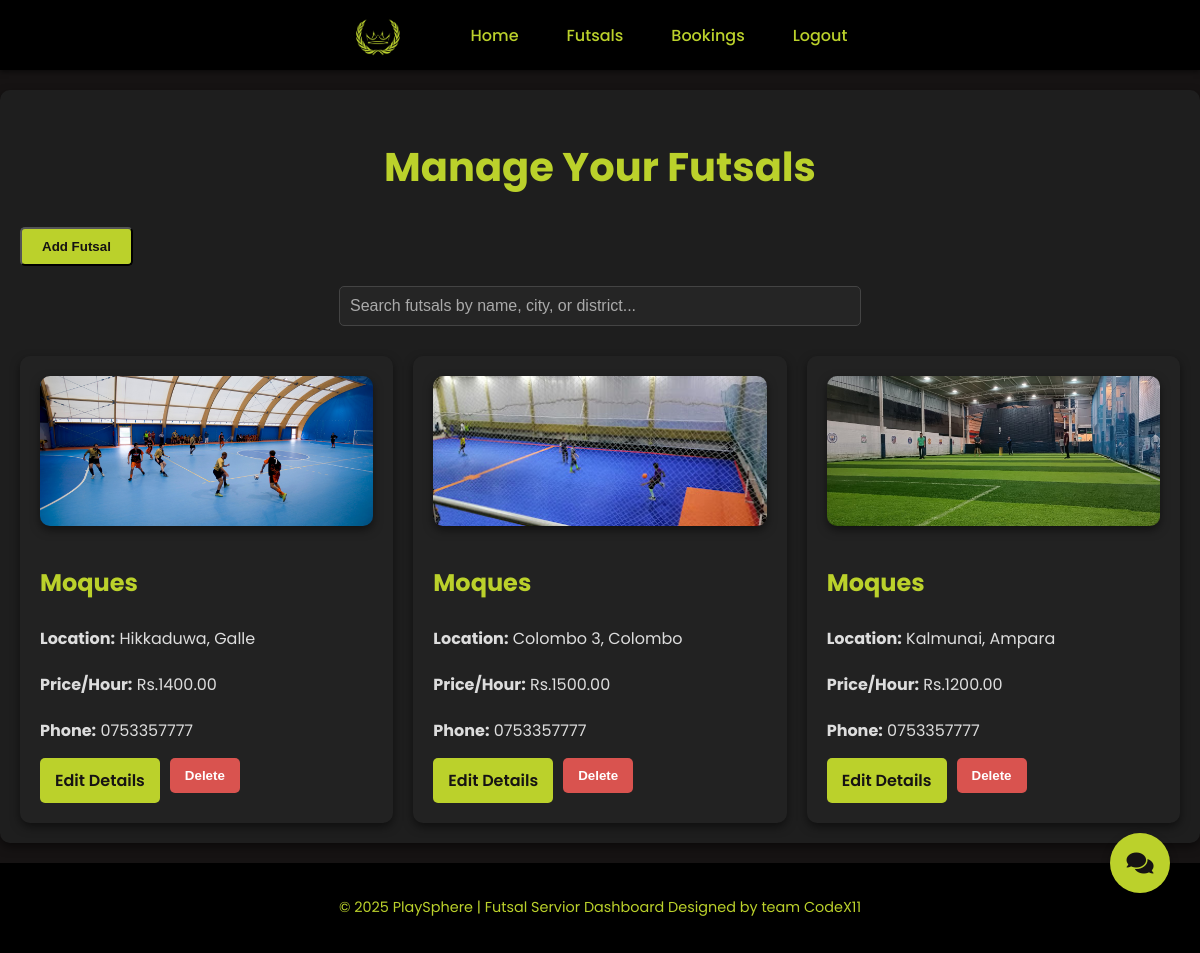
The page /staff/futsal.php (signed in) on the database as committed earlier.
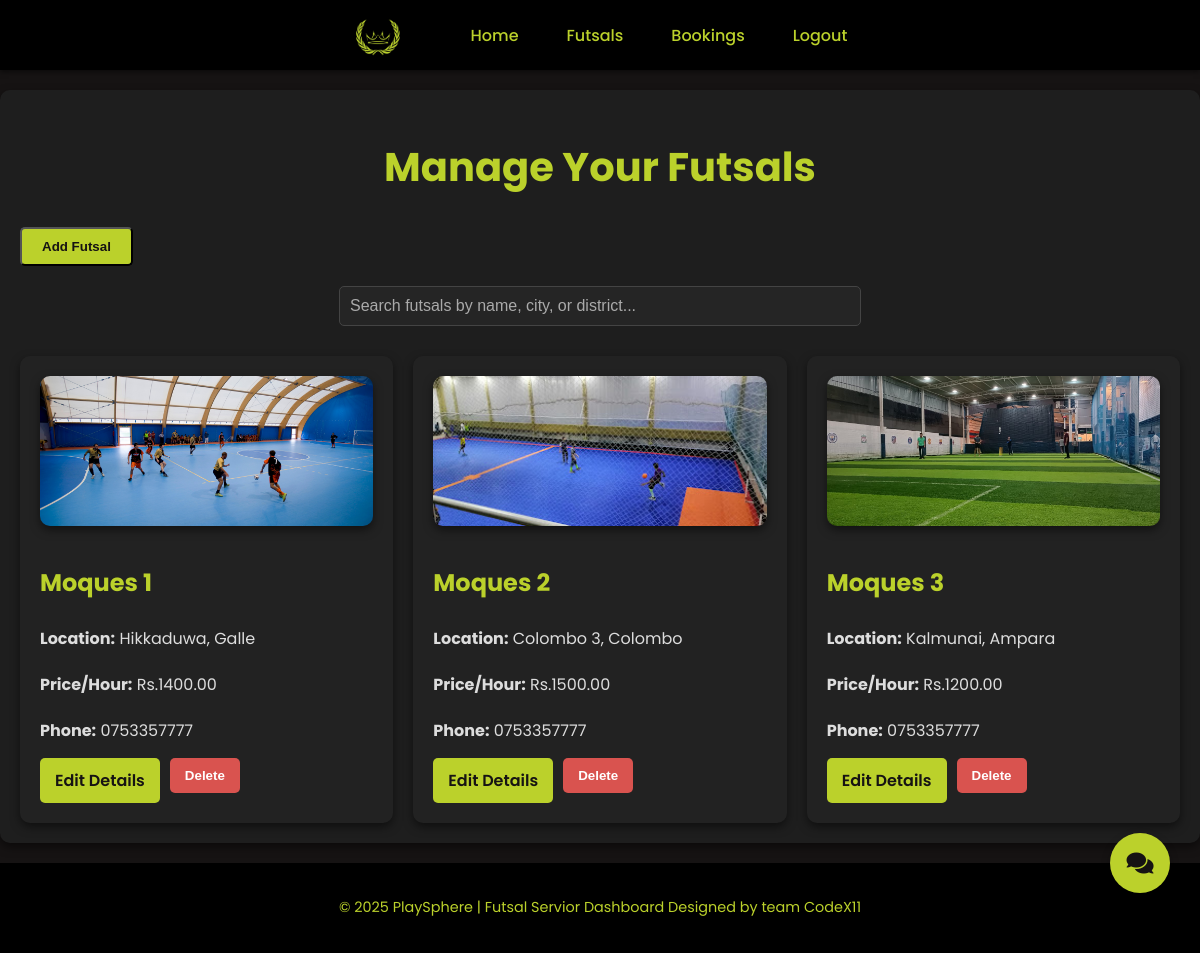
The same page on the database as committed later.
### tables this page shows
CREATE TABLE IF NOT EXISTS `futsals` (
  `id` int NOT NULL AUTO_INCREMENT,
  `owner_id` int NOT NULL,
  `name` varchar(100) NOT NULL,
  `location` varchar(255) NOT NULL,
  `price_per_hour` decimal(10,2) NOT NULL,
  `description` text,
  `image` varchar(255) DEFAULT NULL,
  `created_at` timestamp NULL DEFAULT CURRENT_TIMESTAMP,
  PRIMARY KEY (`id`),
  KEY `owner_id` (`owner_id`)
);

### staff/futsal.php (the view, shortened to what this page needs)
<?php
require 'db.php';
$staffId = $_SESSION['user_id'];
$stmt = $pdo->prepare("SELECT * FROM futsals WHERE owner_id = ?");
$stmt->execute([$staffId]);
$futsals = $stmt->fetchAll(PDO::FETCH_ASSOC);
?>
<!DOCTYPE html>
<html lang="en">
<head>
    <link href="https://cdnjs.cloudflare.com/ajax/libs/font-awesome/5.15.4/css/all.min.css" rel="stylesheet">
    <link href="Styles/futsal.css" rel="stylesheet">
</head>
<body>
<nav class="hero-nav">
    <img class="logo" src="../images/logoA.png" alt="Logo">
    <a href="staff.php">Home</a>
    <a href="futsal.php">Futsals</a>
    <a href="futsalBookings.php">Bookings</a>
    <a href="../logout.php">Logout</a>
</nav>
<div class="container">
    <h1>Manage Your Futsals</h1>
    <button id="add-futsal-btn" onclick="toggleForm()">Add Futsal</button>
<div class="search-container">
        <input
            type="text"
            id="search-bar"
            placeholder="Search futsals by name, city, or district..."
            oninput="filterFutsals()"
        />
    </div>
     <div id="futsal-list" class="futsal-list">
        <?php if ($futsals): ?>
            <?php foreach ($futsals as $futsal): ?>
                <div class="futsal-card" data-search="<?= strtolower(htmlspecialchars($futsal['name'])) . ' ' . strtolower(htmlspecialchars($futsal['location'])) ?>">
                    <img src="../<?= htmlspecialchars($futsal['image']) ?>" alt="Futsal Image">
                    <h3><?= htmlspecialchars($futsal['name']) ?></h3>
                    <p><strong>Location:</strong> <?= htmlspecialchars($futsal['location']) ?></p>
                    <p><strong>Price/Hour:</strong> Rs.<?= htmlspecialchars($futsal['price_per_hour']) ?></p>
                    <p><strong>Phone:</strong> <?= htmlspecialchars($futsal['description']) ?></p>
                    <div class="card-actions">
                        <a href="edit_futsal.php?id=<?= $futsal['id'] ?>" class="edit-btn">Edit Details</a>
                        <form action="delete_futsal.php" method="post" onsubmit="return confirm('Are you sure you want to delete this futsal?');" class="delete-form">
                            <button type="submit" class="delete-btn">Delete</button>
                        </form>
                    </div>
                </div>
            <?php endforeach; ?>
        <?php else: ?>
            <p>No futsals added yet.</p>
        <?php endif; ?>
    </div>
</div>
<footer class="footer">
    <p>&copy; 2025 PlaySphere | Futsal Servior Dashboard Designed by team <a href="mailto:co.dex11@hotmail.com">CodeX11</a></p>
</footer>
<button id="contactUsBtn" class="floating-btn">
        <i class="fas fa-comments"></i>
    </button>
</body>
</html>

### staff/Styles/futsal.css (style rules this page uses)
html { scroll-behavior: smooth; }
* { scrollbar-width: thin; scrollbar-color: #307e1a #1e1e1e; }
body { font-family: 'Poppins', sans-serif; margin: 0; padding: 0; background-color: #161313; color: #fff; }
.container { max-width: 1200px; margin: 40px auto; padding: 20px; background-color: #1e1e1e; border-radius: 10px; box-shadow: 0 4px 15px rgba(0, 0, 0, 0.6); }
.container h1 { text-align: center; color: #bbd12b; font-size: 2.5rem; margin-bottom: 20px; }
#add-futsal-btn { display: inline-block; margin: 10px auto 20px auto; padding: 10px 20px; background-color: #bbd12b; color: #161313; font-weight: 600; text-decoration: none; border-radius: 5px; cursor: pointer; text-align: center; transition: background-color 0.3s, transform 0.3s; }
.futsal-list { display: grid; grid-template-columns: repeat(auto-fit, minmax(250px, 1fr)); gap: 20px; margin-top: 30px; }
.futsal-card { display: flex; flex-direction: column; background-color: #222; padding: 20px; border-radius: 10px; box-shadow: 0 4px 10px rgba(0, 0, 0, 0.5); transition: transform 0.3s; }
.futsal-card img { max-width: 100%; height: 150px; border-radius: 10px; margin-bottom: 15px; object-fit: cover; box-shadow: 0 4px 10px rgba(0, 0, 0, 0.5); }
.futsal-card h3 { color: #bbd12b; font-size: 1.5rem; margin-bottom: 10px; }
.futsal-card p { color: #ddd; font-size: 1rem; margin-bottom: 5px; }
.card-actions { display: flex; gap: 10px; margin-top: 10px; }
.edit-btn, .delete-btn { display: inline-block; padding: 10px 15px; text-align: center; text-decoration: none; font-weight: 600; border-radius: 5px; transition: background-color 0.3s, transform 0.3s; }
.edit-btn { background-color: #bbd12b; color: #161313; }
.delete-btn { background-color: #d9534f; color: white; border: none; cursor: pointer; }
.delete-form { display: inline; }

### staff/futsal.php (style rules this page uses)
body { font-family: 'Poppins', sans-serif; margin: 0; padding: 0; background-color: #161313; color: #fff; }
nav.hero-nav { background-color: #000; padding: 10px 20px; display: flex; justify-content: center; align-items: center; gap: 3rem; box-shadow: 0 2px 5px rgba(0, 0, 0, 0.5); }
nav.hero-nav a { color: #bbd12b; text-decoration: none; font-weight: 500; transition: color 0.3s ease-in-out; }
nav.hero-nav img.logo { width: 50px; margin-right: 20px; }
.container { max-width: 1200px; margin: 20px auto; padding: 20px; background-color: #1e1e1e; border-radius: 10px; box-shadow: 0 4px 10px rgba(0, 0, 0, 0.5); }
footer.footer { text-align: center; padding: 20px; background-color: #000; color: #bbd12b; margin-top: 20px; font-size: 0.9rem; }
footer a { text-decoration: none; color: #bbd12b; }
.floating-btn { position: fixed; bottom: 60px; right: 30px; background-color: #bbd12b; color: #161313; border: none; border-radius: 50%; width: 60px; height: 60px; display: flex; justify-content: center; align-items: center; font-size: 1.5rem; cursor: pointer; box-shadow: 0 4px 10px rgba(0, 0, 0, 0.3); z-index: 1000; animation: bounce 2s infinite; }
.search-container { margin-bottom: 20px; text-align: center; }
#search-bar { width: 100%; max-width: 500px; padding: 10px; font-size: 1rem; border: 1px solid #444; border-radius: 5px; background-color: #252525; color: #fff; outline: none; }
#search-bar::placeholder { color: #aaa; }

Rows that differ between the two databases and show on the page:
changed futsals "Hikkaduwa, Galle": name "Moques" → "Moques 1"
changed futsals "Colombo 3, Colombo": name "Moques" → "Moques 2"
changed futsals "Kalmunai, Ampara": name "Moques" → "Moques 3"
